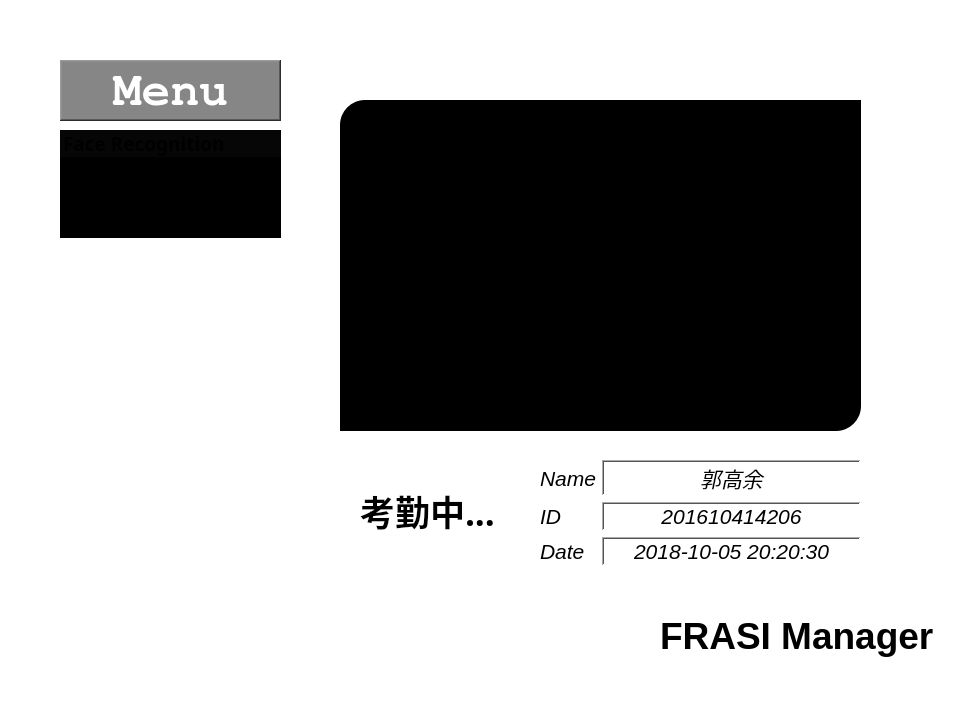
<?xml version="1.0" encoding="UTF-8"?>
<ui version="4.0">
 <class>Index_UI</class>
 <widget class="QMainWindow" name="Index_UI">
  <property name="geometry">
   <rect>
    <x>0</x>
    <y>0</y>
    <width>969</width>
    <height>721</height>
   </rect>
  </property>
  <property name="windowTitle">
   <string>FRASI Manager</string>
  </property>
  <property name="autoFillBackground">
   <bool>false</bool>
  </property>
  <property name="styleSheet">
   <string notr="true">background-color: rgb(255, 255, 255);</string>
  </property>
  <widget class="QWidget" name="centralwidget">
   <widget class="QTreeWidget" name="menu">
    <property name="geometry">
     <rect>
      <x>60</x>
      <y>130</y>
      <width>221</width>
      <height>561</height>
     </rect>
    </property>
    <property name="autoFillBackground">
     <bool>true</bool>
    </property>
    <property name="styleSheet">
     <string notr="true"/>
    </property>
    <property name="frameShape">
     <enum>QFrame::NoFrame</enum>
    </property>
    <property name="frameShadow">
     <enum>QFrame::Plain</enum>
    </property>
    <property name="lineWidth">
     <number>1</number>
    </property>
    <property name="autoScroll">
     <bool>false</bool>
    </property>
    <property name="tabKeyNavigation">
     <bool>false</bool>
    </property>
    <property name="showDropIndicator" stdset="0">
     <bool>true</bool>
    </property>
    <property name="alternatingRowColors">
     <bool>true</bool>
    </property>
    <property name="selectionMode">
     <enum>QAbstractItemView::ExtendedSelection</enum>
    </property>
    <property name="textElideMode">
     <enum>Qt::ElideRight</enum>
    </property>
    <property name="autoExpandDelay">
     <number>1</number>
    </property>
    <property name="rootIsDecorated">
     <bool>false</bool>
    </property>
    <property name="itemsExpandable">
     <bool>true</bool>
    </property>
    <property name="animated">
     <bool>true</bool>
    </property>
    <property name="allColumnsShowFocus">
     <bool>true</bool>
    </property>
    <property name="headerHidden">
     <bool>true</bool>
    </property>
    <attribute name="headerVisible">
     <bool>false</bool>
    </attribute>
    <attribute name="headerStretchLastSection">
     <bool>true</bool>
    </attribute>
    <column>
     <property name="text">
      <string>1</string>
     </property>
    </column>
    <item>
     <property name="text">
      <string>Face Recognition</string>
     </property>
     <property name="font">
      <font>
       <family>Waree</family>
       <pointsize>14</pointsize>
       <weight>75</weight>
       <bold>true</bold>
      </font>
     </property>
     <property name="background">
      <brush brushstyle="SolidPattern">
       <color alpha="255">
        <red>6</red>
        <green>6</green>
        <blue>6</blue>
       </color>
      </brush>
     </property>
     <property name="foreground">
      <brush brushstyle="NoBrush">
       <color alpha="255">
        <red>249</red>
        <green>249</green>
        <blue>249</blue>
       </color>
      </brush>
     </property>
     <item>
      <property name="text">
       <string>人脸检测</string>
      </property>
      <property name="font">
       <font>
        <pointsize>12</pointsize>
        <italic>true</italic>
       </font>
      </property>
     </item>
     <item>
      <property name="text">
       <string>人脸识别</string>
      </property>
      <property name="font">
       <font>
        <pointsize>12</pointsize>
        <italic>true</italic>
       </font>
      </property>
     </item>
     <item>
      <property name="text">
       <string>人脸考勤</string>
      </property>
      <property name="font">
       <font>
        <pointsize>12</pointsize>
        <italic>true</italic>
       </font>
      </property>
     </item>
     <item>
      <property name="text">
       <string>人脸检索</string>
      </property>
      <property name="font">
       <font>
        <pointsize>12</pointsize>
        <italic>true</italic>
       </font>
      </property>
     </item>
     <item>
      <property name="text">
       <string>单脸注册</string>
      </property>
      <property name="font">
       <font>
        <pointsize>12</pointsize>
        <italic>true</italic>
       </font>
      </property>
     </item>
     <item>
      <property name="text">
       <string>多脸注册</string>
      </property>
      <property name="font">
       <font>
        <pointsize>12</pointsize>
        <italic>true</italic>
       </font>
      </property>
     </item>
     <item>
      <property name="text">
       <string>身份证注册</string>
      </property>
      <property name="font">
       <font>
        <pointsize>12</pointsize>
        <italic>true</italic>
       </font>
      </property>
     </item>
    </item>
    <item>
     <property name="text">
      <string>Speech Interaction</string>
     </property>
     <property name="font">
      <font>
       <family>Waree</family>
       <pointsize>14</pointsize>
       <weight>75</weight>
       <bold>true</bold>
      </font>
     </property>
     <property name="background">
      <brush brushstyle="SolidPattern">
       <color alpha="255">
        <red>0</red>
        <green>0</green>
        <blue>0</blue>
       </color>
      </brush>
     </property>
     <property name="foreground">
      <brush brushstyle="NoBrush">
       <color alpha="255">
        <red>245</red>
        <green>245</green>
        <blue>245</blue>
       </color>
      </brush>
     </property>
     <item>
      <property name="text">
       <string>语音识别</string>
      </property>
      <property name="font">
       <font>
        <pointsize>12</pointsize>
        <italic>true</italic>
       </font>
      </property>
     </item>
     <item>
      <property name="text">
       <string>语音检索</string>
      </property>
      <property name="font">
       <font>
        <pointsize>12</pointsize>
        <italic>true</italic>
       </font>
      </property>
     </item>
     <item>
      <property name="text">
       <string>语音考勤</string>
      </property>
      <property name="font">
       <font>
        <pointsize>12</pointsize>
        <italic>true</italic>
       </font>
      </property>
     </item>
     <item>
      <property name="text">
       <string>语音注册</string>
      </property>
      <property name="font">
       <font>
        <pointsize>12</pointsize>
        <italic>true</italic>
       </font>
      </property>
     </item>
    </item>
    <item>
     <property name="text">
      <string>Data Management</string>
     </property>
     <property name="font">
      <font>
       <family>Waree</family>
       <pointsize>14</pointsize>
       <weight>75</weight>
       <bold>true</bold>
      </font>
     </property>
     <property name="background">
      <brush brushstyle="SolidPattern">
       <color alpha="255">
        <red>0</red>
        <green>0</green>
        <blue>0</blue>
       </color>
      </brush>
     </property>
     <property name="foreground">
      <brush brushstyle="NoBrush">
       <color alpha="255">
        <red>248</red>
        <green>248</green>
        <blue>248</blue>
       </color>
      </brush>
     </property>
     <item>
      <property name="text">
       <string>数据导出</string>
      </property>
      <property name="font">
       <font>
        <pointsize>12</pointsize>
        <italic>true</italic>
       </font>
      </property>
     </item>
     <item>
      <property name="text">
       <string>数据导入</string>
      </property>
      <property name="font">
       <font>
        <pointsize>12</pointsize>
        <italic>true</italic>
       </font>
      </property>
     </item>
     <item>
      <property name="text">
       <string>统计查看</string>
      </property>
      <property name="font">
       <font>
        <pointsize>12</pointsize>
        <italic>true</italic>
       </font>
      </property>
     </item>
    </item>
    <item>
     <property name="text">
      <string>System Option</string>
     </property>
     <property name="font">
      <font>
       <family>Waree</family>
       <pointsize>14</pointsize>
       <weight>75</weight>
       <bold>true</bold>
      </font>
     </property>
     <property name="background">
      <brush brushstyle="SolidPattern">
       <color alpha="255">
        <red>0</red>
        <green>0</green>
        <blue>0</blue>
       </color>
      </brush>
     </property>
     <property name="foreground">
      <brush brushstyle="NoBrush">
       <color alpha="255">
        <red>250</red>
        <green>250</green>
        <blue>250</blue>
       </color>
      </brush>
     </property>
     <item>
      <property name="text">
       <string>参数配置</string>
      </property>
      <property name="font">
       <font>
        <pointsize>12</pointsize>
        <italic>true</italic>
       </font>
      </property>
     </item>
    </item>
   </widget>
   <widget class="QLabel" name="frame">
    <property name="geometry">
     <rect>
      <x>340</x>
      <y>100</y>
      <width>521</width>
      <height>331</height>
     </rect>
    </property>
    <property name="styleSheet">
     <string notr="true">background-color: black;border-top-left-radius : 25px;border-bottom-right-radius :25px;</string>
    </property>
    <property name="frameShape">
     <enum>QFrame::WinPanel</enum>
    </property>
    <property name="frameShadow">
     <enum>QFrame::Sunken</enum>
    </property>
    <property name="lineWidth">
     <number>5</number>
    </property>
    <property name="midLineWidth">
     <number>3</number>
    </property>
    <property name="text">
     <string/>
    </property>
   </widget>
   <widget class="QLabel" name="label">
    <property name="geometry">
     <rect>
      <x>60</x>
      <y>60</y>
      <width>221</width>
      <height>61</height>
     </rect>
    </property>
    <property name="font">
     <font>
      <family>FreeMono</family>
      <pointsize>36</pointsize>
      <weight>75</weight>
      <bold>true</bold>
     </font>
    </property>
    <property name="styleSheet">
     <string notr="true">color: rgb(255, 255, 255);
background-color: rgb(134, 134, 134);</string>
    </property>
    <property name="frameShape">
     <enum>QFrame::WinPanel</enum>
    </property>
    <property name="frameShadow">
     <enum>QFrame::Raised</enum>
    </property>
    <property name="lineWidth">
     <number>10</number>
    </property>
    <property name="midLineWidth">
     <number>10</number>
    </property>
    <property name="text">
     <string>Menu</string>
    </property>
    <property name="alignment">
     <set>Qt::AlignCenter</set>
    </property>
   </widget>
   <widget class="QLabel" name="status">
    <property name="geometry">
     <rect>
      <x>360</x>
      <y>450</y>
      <width>141</width>
      <height>121</height>
     </rect>
    </property>
    <property name="font">
     <font>
      <family>STIXVariants</family>
      <pointsize>26</pointsize>
      <weight>75</weight>
      <bold>true</bold>
     </font>
    </property>
    <property name="styleSheet">
     <string notr="true"/>
    </property>
    <property name="text">
     <string>考勤中...</string>
    </property>
   </widget>
   <widget class="QWidget" name="formLayoutWidget">
    <property name="geometry">
     <rect>
      <x>540</x>
      <y>460</y>
      <width>321</width>
      <height>111</height>
     </rect>
    </property>
    <layout class="QFormLayout" name="formLayout">
     <item row="0" column="0">
      <widget class="QLabel" name="label_2">
       <property name="font">
        <font>
         <pointsize>16</pointsize>
         <italic>true</italic>
        </font>
       </property>
       <property name="text">
        <string>Name</string>
       </property>
      </widget>
     </item>
     <item row="1" column="0">
      <widget class="QLabel" name="label_3">
       <property name="font">
        <font>
         <pointsize>16</pointsize>
         <italic>true</italic>
        </font>
       </property>
       <property name="text">
        <string>ID</string>
       </property>
      </widget>
     </item>
     <item row="2" column="0">
      <widget class="QLabel" name="label_4">
       <property name="font">
        <font>
         <pointsize>16</pointsize>
         <italic>true</italic>
        </font>
       </property>
       <property name="text">
        <string>Date</string>
       </property>
      </widget>
     </item>
     <item row="0" column="1">
      <widget class="QLabel" name="name">
       <property name="font">
        <font>
         <pointsize>16</pointsize>
         <italic>true</italic>
        </font>
       </property>
       <property name="frameShape">
        <enum>QFrame::WinPanel</enum>
       </property>
       <property name="frameShadow">
        <enum>QFrame::Sunken</enum>
       </property>
       <property name="text">
        <string>郭高余</string>
       </property>
       <property name="alignment">
        <set>Qt::AlignCenter</set>
       </property>
      </widget>
     </item>
     <item row="1" column="1">
      <widget class="QLabel" name="id_num">
       <property name="font">
        <font>
         <pointsize>16</pointsize>
         <italic>true</italic>
        </font>
       </property>
       <property name="frameShape">
        <enum>QFrame::WinPanel</enum>
       </property>
       <property name="frameShadow">
        <enum>QFrame::Sunken</enum>
       </property>
       <property name="text">
        <string>201610414206</string>
       </property>
       <property name="alignment">
        <set>Qt::AlignCenter</set>
       </property>
      </widget>
     </item>
     <item row="2" column="1">
      <widget class="QLabel" name="date">
       <property name="font">
        <font>
         <pointsize>16</pointsize>
         <italic>true</italic>
        </font>
       </property>
       <property name="frameShape">
        <enum>QFrame::WinPanel</enum>
       </property>
       <property name="frameShadow">
        <enum>QFrame::Sunken</enum>
       </property>
       <property name="text">
        <string>2018-10-05 20:20:30</string>
       </property>
       <property name="alignment">
        <set>Qt::AlignCenter</set>
       </property>
      </widget>
     </item>
    </layout>
   </widget>
   <widget class="QLabel" name="label_8">
    <property name="geometry">
     <rect>
      <x>660</x>
      <y>600</y>
      <width>291</width>
      <height>71</height>
     </rect>
    </property>
    <property name="font">
     <font>
      <pointsize>28</pointsize>
      <weight>75</weight>
      <bold>true</bold>
     </font>
    </property>
    <property name="text">
     <string>FRASI Manager</string>
    </property>
   </widget>
  </widget>
  <widget class="QStatusBar" name="statusbar"/>
 </widget>
 <resources/>
 <connections/>
</ui>
